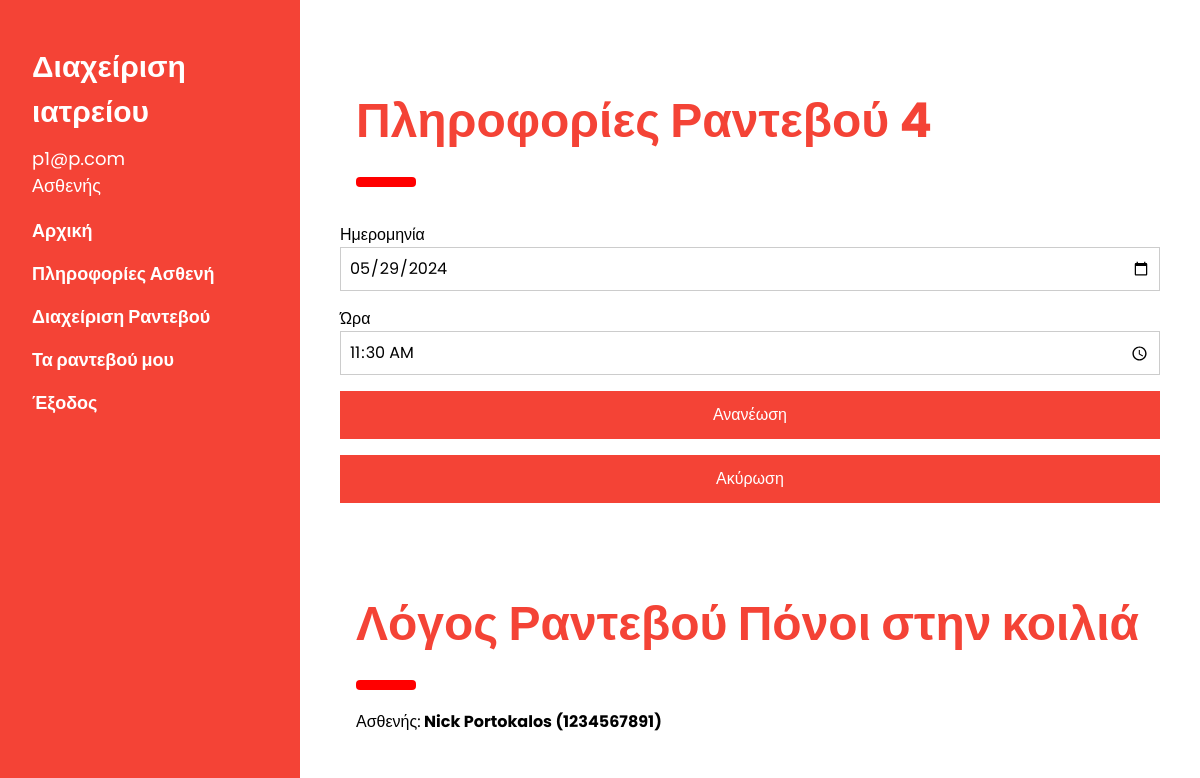
Page /appointment.php?appointment_id=4 (signed in) on the committed database.
### tables this page shows
CREATE TABLE `appointment` (
  `id` int(11) NOT NULL,
  `appointment_date` date NOT NULL,
  `appointment_hour` time NOT NULL,
  `reason` varchar(100) NOT NULL,
  `doctor_id` int(11) NOT NULL,
  `patient_id` int(11) NOT NULL,
  `register_date` date NOT NULL,
  `status` enum('Δημιουργημένο','Τηρημένο','Ολοκληρωμένο','Ακυρωμένο') NOT NULL DEFAULT 'Δημιουργημένο'
);

CREATE TABLE `user` (
  `id` int(11) NOT NULL,
  `email` varchar(40) NOT NULL,
  `password` varchar(10) NOT NULL,
  `fullname` varchar(50) NOT NULL,
  `idcard` varchar(12) NOT NULL,
  `role` enum('Ασθενής','Ιατρός','Γραμματέας','') NOT NULL
);

CREATE TABLE `patient` (
  `id` int(11) NOT NULL,
  `user_id` int(11) NOT NULL,
  `security_number` varchar(10) NOT NULL,
  `register_date` date NOT NULL
);

### dbfunctions.php (called while the page is built, shortened)
<?php
    function getPatientFromUser($conn, $user_id){
        $sql = "SELECT * FROM patient
                WHERE user_id ='$user_id'";
        $result = mysqli_query($conn, $sql);
        if ($result){
            $patient = array();
            if (mysqli_num_rows($result) > 0) {
                if ($row = mysqli_fetch_assoc($result)) {
                    $patient['patient_id'] = $row['id'];
                    $patient['security_number'] = $row['security_number'];
                    return $patient;
                }
            }
        }
        return -1;
    }
    function getUserInfo($conn,$email){
        $sql = "SELECT * FROM user
                WHERE email ='$email'";
        $result = mysqli_query($conn, $sql);
        if ($result){
            $user = array();
            if (mysqli_num_rows($result) > 0) {
                if ($row = mysqli_fetch_assoc($result)) {
                    $user['user_id'] = $row['id'];
                    $user['fullname'] = $row['fullname'];
                    $user['email'] = $row['email'];
                    $user['role'] = $row['role'];
                    if ($user['role']=='Ασθενής'){
                        $patient = getPatientFromUser($conn, $user['user_id']);
                        $user['patient_id'] = $patient['patient_id'];
                        $user['security_number'] = $patient['security_number'];
                    }
                    else if ($user['role']=='Ιατρός'){
                        $doctor = getDoctorFromUser($conn, $user['user_id']);
                        $user['doctor_id'] = $doctor['doctor_id'];
                        $user['specialization'] = $doctor['specialization'];
                    }
                }
                return $user;
            }
        }
        return -1;
    }
    function getAppointmentId($conn,$id){
        $sql = "SELECT a.*,p.security_number,up.fullname as patient_fullname,
                ud.fullname as doctor_fullname,d.specialization
                FROM appointment a
                INNER JOIN doctor d
                ON d.id = a.doctor_id
                INNER JOIN patient p
                ON p.id = a.patient_id
                INNER JOIN user up
                ON p.user_id = up.id
                INNER JOIN user ud
                ON d.user_id = ud.id
                WHERE a.id = '$id'";
        $result = mysqli_query($conn, $sql);
        if ($result && mysqli_num_rows($result) > 0) {
            while ($row = mysqli_fetch_assoc($result)) {
                return $row;
            }
        }
        return -1;
    }
?>

### appointment.php (the view, shortened to what this page needs)
<?php
	include 'start.php';
  $ans = "";
  $appointment_id = "";
  if (isset($_POST['completion'])){
    $appointment_id = $_POST['appointment_id'];
    $appointment = getAppointmentId($conn,$appointment_id);
    $health_problems = $_POST['health_problems'];
    $treatment = $_POST['treatment'];
    completeAppointment($conn, $appointment_id);
    setRecord($conn, $appointment['doctor_id'], $appointment['patient_id'], $health_problems, $treatment);
    $ans = "Το ραντεβού έχει ολοκληρωθεί. Μπορείτε να δείτε το ιστορικό του ασθενούς";
    $appointment = getAppointmentId($conn,$appointment_id);
  }
  else if (isset($_POST['cancel'])){
    $appointment_id = $_POST['appointment_id'];
    cancelAppointment($conn, $appointment_id);
    $appointment = getAppointmentId($conn,$appointment_id);
    $ans = "Το ραντεβού με id ".$appointment_id." ακυρώθηκε";
  }
  else if (isset($_GET['appointment_id'])){
    $appointment_id = $_GET['appointment_id'];
      $appointment = getAppointmentId($conn,$appointment_id);
  }
  else{
    header('Location: index.php?redirect=noappointment');
    exit;
  }
?>
<div class="w3-main" style="margin-left:340px;margin-right:40px">
 <?php
  if ($appointment['status']=='Ολοκληρωμένο'){ ?>
    <div class="w3-container" id="designers" style="margin-top:75px">
    <h1 class="w3-xxxlarge w3-text-red"><b>Ολοκληρωμένο Ραντεβού <?php echo $appointment_id;?></b></h1>
    <hr style="width:50px;border:5px solid red" class="w3-round">
    <p> <?php
      echo $ans;
      ?>
    </p>
  </div>
  <?php
  }
  else{
 ?>
  <div class="w3-container" id="designers" style="margin-top:75px">
    <h1 class="w3-xxxlarge w3-text-red"><b>Πληροφορίες Ραντεβού <?php echo $appointment_id;?></b></h1>
    <hr style="width:50px;border:5px solid red" class="w3-round">
  </div>
  <form action="" method ="POST">
    <div class="w3-section">
      <label>Ημερομηνία</label>
      <input class="w3-input w3-border" type="date" name="appointment_date" required value="<?php echo $appointment['appointment_date'];?>">
    </div>
    <div class="w3-section">
      <label>Ώρα</label>
      <input class="w3-input w3-border" type="time" name="appointment_hour" min="09:00" max="20:30" step="1800" required value="<?php echo $appointment['appointment_hour'];?>">
    </div>
    <button type="submit" name="update" class="w3-button w3-block w3-padding-large w3-red w3-margin-bottom">Ανανέωση</button>
  </form>
  <form action="" method="POST">
    <button type="submit" name="cancel" class="w3-button w3-block w3-padding-large w3-red w3-margin-bottom">Ακύρωση</button>
  </form>
<div class="w3-container" id="designers" style="margin-top:75px">
    <h1 class="w3-xxxlarge w3-text-red"><b>Λόγος Ραντεβού <?php echo $appointment['reason'];?></b></h1>
    <hr style="width:50px;border:5px solid red" class="w3-round">
    <p> Ασθενής:<strong>
      <?php echo $appointment['patient_fullname']." (".$appointment['security_number'].")";
      ?>
      </strong></p>
  </div>
<?php }?>
</div>
<?php
	include 'end.php';
?>

### styles/w3.css (style rules this page uses)
*,*:before,*:after { box-sizing:inherit }
html { -ms-text-size-adjust:100%;-webkit-text-size-adjust:100% }
body { margin:0 }
b,strong { font-weight:bolder }
hr { box-sizing:content-box;height:0;overflow:visible }
button,input,select,textarea,optgroup { font:inherit;margin:0 }
button,input { overflow:visible }
button,select { text-transform:none }
button,[type=button],[type=reset],[type=submit] { -webkit-appearance:button }
html,body { font-family:Verdana,sans-serif;font-size:15px;line-height:1.5 }
html { overflow-x:hidden }
h1 { font-size:36px }
h1,h2,h3,h4,h5,h6 { font-family:"Segoe UI",Arial,sans-serif;font-weight:400;margin:10px 0 }
hr { border:0;border-top:1px solid #eee;margin:20px 0 }
.w3-btn,.w3-button { border:none;display:inline-block;padding:8px 16px;vertical-align:middle;overflow:hidden;text-decoration:none;color:inherit;background-color:inherit;text-align:center;cursor:pointer;white-space:nowrap }
.w3-btn,.w3-button { -webkit-touch-callout:none;-webkit-user-select:none;-khtml-user-select:none;-moz-user-select:none;-ms-user-select:none;user-select:none }
.w3-input { padding:8px;display:block;border:none;border-bottom:1px solid #ccc;width:100% }
.w3-main,#main { transition:margin-left .4s }
.w3-block { display:block;width:100% }
.w3-container:after,.w3-container:before,.w3-panel:after,.w3-panel:before,.w3-row:after,.w3-row:before,.w3-row-padding:after,.w3-row-padding:before, .w3-cell-row:before,.w3-cell-row:after,.w3-clear:after,.w3-clear:before,.w3-bar:before,.w3-bar:after { content:"";display:table;clear:both }
.w3-round,.w3-round-medium { border-radius:4px }
.w3-container,.w3-panel { padding:0.01em 16px }
.w3-xxxlarge { font-size:48px!important }
.w3-border { border:1px solid #ccc!important }
.w3-section,.w3-code { margin-top:16px!important;margin-bottom:16px!important }
.w3-margin-bottom { margin-bottom:16px!important }
.w3-padding-large { padding:12px 24px!important }
.w3-red,.w3-hover-red:hover { color:#fff!important;background-color:#f44336!important }
.w3-text-red,.w3-hover-text-red:hover { color:#f44336!important }

### start.php (style rules this page uses)
body,h1,h2,h3,h4,h5 { font-family: "Poppins", sans-serif }
body { font-size:16px; }

### rows in the picture
appointment: appointment_date "05/29/2024", appointment_hour "11:30:00", reason "Πόνοι στην κοιλιά", user.fullname "Nick Portokalos", patient.security_number "1234567891"

### other values in the picture
$_SESSION['email'] "p1@p.com"
$_SESSION['role'] "Ασθενής"
$appointment_id "4"
